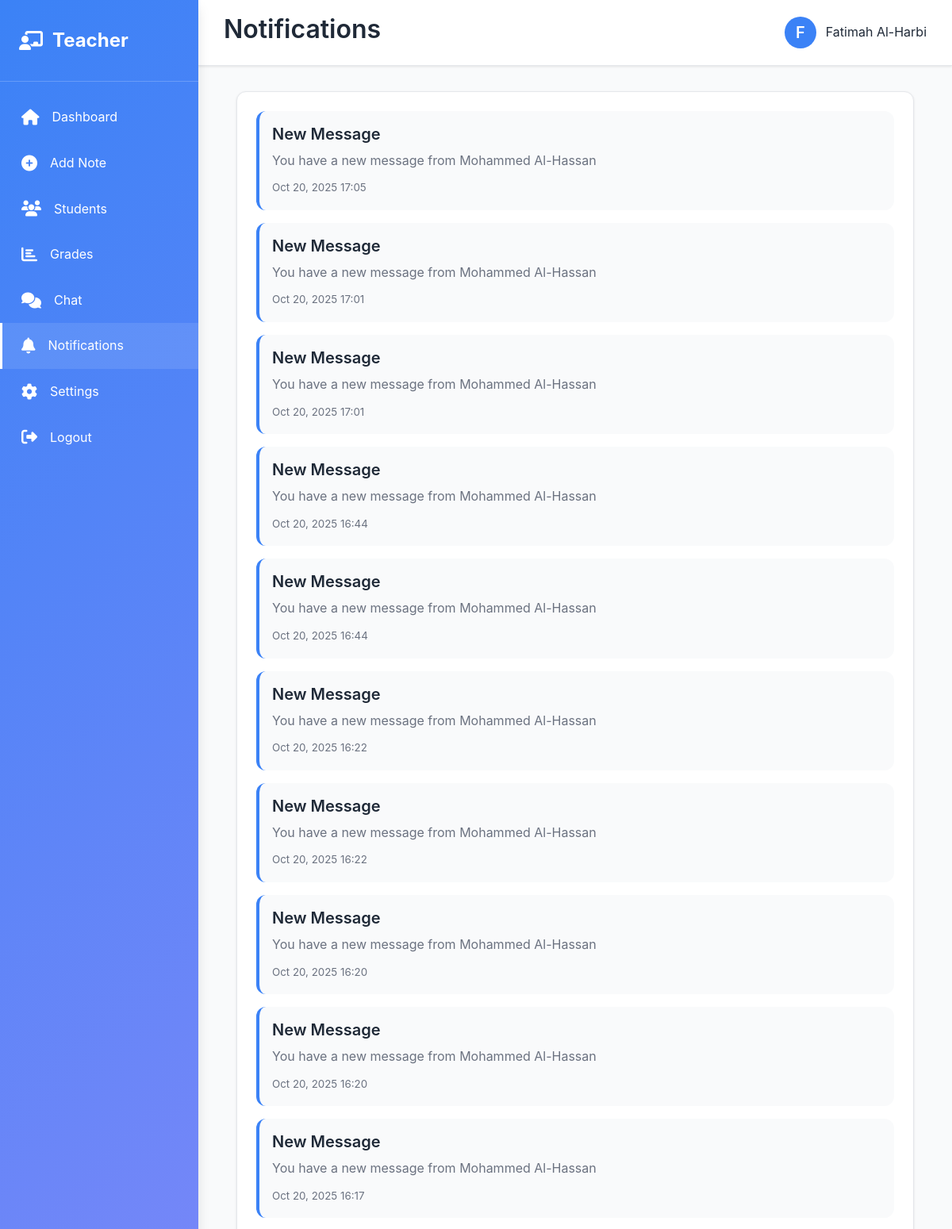
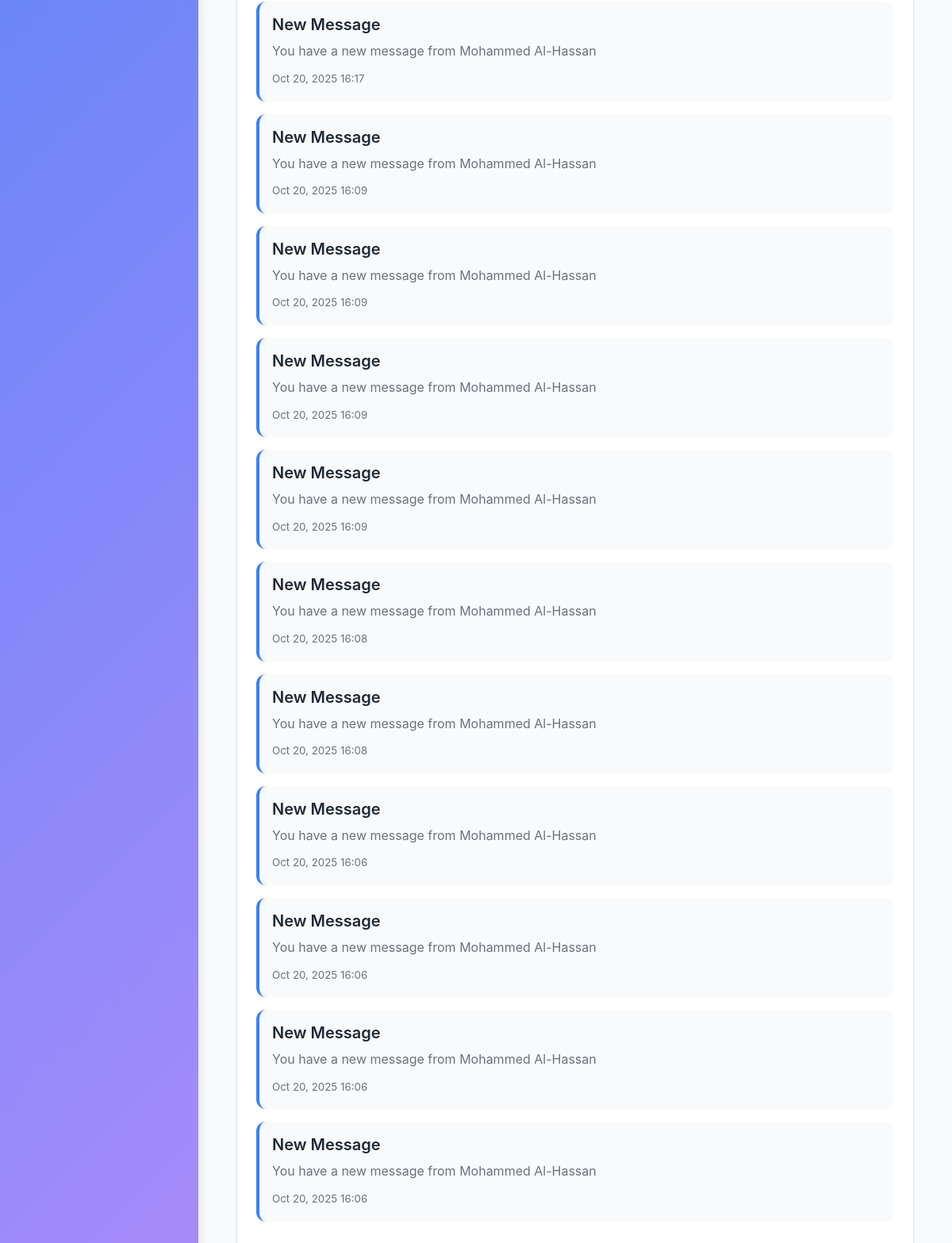
Page /teacher/notifications.php (signed in) on the committed database (2 pictures, top to bottom).
### tables this page shows
CREATE TABLE `notifications` (
  `id` int(11) NOT NULL,
  `user_id` int(11) NOT NULL,
  `title` varchar(255) DEFAULT NULL,
  `message` text DEFAULT NULL,
  `type` varchar(50) DEFAULT NULL,
  `related_id` int(11) DEFAULT NULL,
  `is_read` tinyint(4) DEFAULT 0,
  `created_at` timestamp NOT NULL DEFAULT current_timestamp()
);

### includes/functions.php (called while the page is built, shortened)
<?php
function getNotifications($user_id, $conn, $limit = 10) {
    $query = "SELECT * FROM notifications WHERE user_id = ? ORDER BY created_at DESC LIMIT ?";
    $stmt = $conn->prepare($query);
    $stmt->bind_param("ii", $user_id, $limit);
    $stmt->execute();
    $result = $stmt->get_result();
    $notifications = [];
    while ($row = $result->fetch_assoc()) {
        $notifications[] = $row;
    }
    return $notifications;
}
function formatDateTime($datetime) {
    return date('M d, Y H:i', strtotime($datetime));
}
?>

### teacher/notifications.php (the view, shortened to what this page needs)
<?php session_start(); require_once '../includes/db_config.php'; require_once '../includes/functions.php'; requireLogin(); if ($_SESSION['role'] !== 'teacher') { header("Location: /student_portal/index.php"); exit(); } $user_id = $_SESSION['user_id']; $full_name = $_SESSION['full_name']; $notifications = getNotifications($user_id, $conn, 100); ?>
<!DOCTYPE html>
<html lang="en">
<head>
    <link rel="stylesheet" href="/student_portal/assets/css/style.css">
    <link rel="stylesheet" href="https://cdnjs.cloudflare.com/ajax/libs/font-awesome/6.4.0/css/all.min.css">
</head>
<body>
    <div class="dashboard-container">
        <aside class="sidebar">
            <div class="sidebar-logo"><i class="fa-solid fa-chalkboard-user"></i>
                <span>Teacher</span>
            </div>
            <nav>
                <ul class="sidebar-menu">
                    <li><a href="/student_portal/teacher/dashboard.php"><i class="fas fa-home"></i> Dashboard</a></li>
                    <li><a href="/student_portal/teacher/add_note.php"><i class="fas fa-plus-circle"></i> Add Note</a></li>
                    <li><a href="/student_portal/teacher/students.php"><i class="fas fa-users"></i> Students</a></li>
                    <li><a href="/student_portal/teacher/grades.php"><i class="fas fa-chart-bar"></i> Grades</a></li>
                    <li><a href="/student_portal/teacher/chat.php"><i class="fas fa-comments"></i> Chat</a></li>
                    <li><a href="/student_portal/teacher/notifications.php" class="active"><i class="fas fa-bell"></i> Notifications</a></li>
                    <li><a href="/student_portal/teacher/settings.php"><i class="fas fa-cog"></i> Settings</a></li>
                    <li><a href="/student_portal/logout.php"><i class="fas fa-sign-out-alt"></i> Logout</a></li>
                </ul>
            </nav>
        </aside>
        <div class="main-content">
            <header class="header">
                <div class="header-left"><h2>Notifications</h2></div>
                <div class="header-right"><div class="user-profile"><div class="profile-picture"><?php echo strtoupper(substr($full_name, 0, 1)); ?></div><span><?php echo htmlspecialchars($full_name); ?></span></div></div>
            </header>
            <div class="content">
                <div class="container">
                    <div class="card">
                        <div class="card-body">
                            <?php if (!empty($notifications)): ?>
                                <div style="display: flex; flex-direction: column; gap: 1rem;">
                                    <?php foreach ($notifications as $notif): ?>
                                        <div style="padding: 1rem; background-color: var(--background-color); border-radius: var(--border-radius); border-left: 4px solid var(--primary-color);">
                                            <h4 style="margin: 0;"><?php echo htmlspecialchars($notif['title']); ?></h4>
                                            <p style="margin: 0.5rem 0; color: var(--text-light);"><?php echo htmlspecialchars($notif['message']); ?></p>
                                            <small style="color: var(--text-light);"><?php echo formatDateTime($notif['created_at']); ?></small>
                                        </div>
                                    <?php endforeach; ?>
                                </div>
                            <?php else: ?>
                                <p style="text-align: center; color: var(--text-light);">No notifications</p>
                            <?php endif; ?>
                        </div>
                    </div>
                </div>
            </div>
        </div>
    </div>
</body>
</html>

### assets/css/style.css (style rules this page uses)
:root { --primary-color: #3B82F6; --secondary-color: #A78BFA; --background-color: #F9FAFB; --text-color: #1F2937; --text-light: #6B7280; --border-color: #E5E7EB; --success-color: #10B981; --warning-color: #F59E0B; --danger-color: #EF4444; --shadow: 0 1px 3px rgba(0, 0, 0, 0.1); --shadow-md: 0 4px 6px rgba(0, 0, 0, 0.1); --shadow-lg: 0 10px 15px rgba(0, 0, 0, 0.1); --border-radius: 12px; --transition: all 0.3s ease; }
* { margin: 0; padding: 0; box-sizing: border-box; }
html, body { height: 100%; }
body { font-family: 'Poppins', -apple-system, BlinkMacSystemFont, 'Segoe UI', sans-serif; background-color: var(--background-color); color: var(--text-color); line-height: 1.6; }
h1, h2, h3, h4, h5, h6 { font-weight: 600; line-height: 1.3; margin-bottom: 0.5rem; }
h2 { font-size: 2rem; }
h4 { font-size: 1.25rem; }
p { margin-bottom: 1rem; color: var(--text-light); }
a { color: var(--primary-color); text-decoration: none; transition: var(--transition); }
.card { background-color: white; border-radius: var(--border-radius); box-shadow: var(--shadow); padding: 1.5rem; transition: var(--transition); border: 1px solid var(--border-color); }
.card-body { margin-bottom: 1rem; }
.dashboard-container { display: flex; height: 100vh; overflow: hidden; }
.sidebar { width: 250px; background: linear-gradient(135deg, var(--primary-color) 0%, var(--secondary-color) 100%); color: white; padding: 2rem 0; overflow-y: auto; box-shadow: var(--shadow-lg); position: fixed; height: 100vh; left: 0; top: 0; z-index: 1000; }
.sidebar-logo { padding: 0 1.5rem 2rem; display: flex; align-items: center; gap: 0.75rem; font-size: 1.5rem; font-weight: 700; margin-bottom: 1rem; border-bottom: 1px solid rgba(255, 255, 255, 0.2); }
.sidebar-menu { list-style: none; }
.sidebar-menu li { margin: 0; }
.sidebar-menu a { display: flex; align-items: center; gap: 1rem; padding: 1rem 1.5rem; color: white; text-decoration: none; transition: var(--transition); border-left: 3px solid transparent; }
.sidebar-menu a:hover, .sidebar-menu a.active { background-color: rgba(255, 255, 255, 0.1); border-left-color: white; }
.sidebar-menu i { font-size: 1.25rem; }
.main-content { margin-left: 250px; flex: 1; display: flex; flex-direction: column; overflow: hidden; }
.header { background-color: white; border-bottom: 1px solid var(--border-color); padding: 1rem 2rem; display: flex; justify-content: space-between; align-items: center; box-shadow: var(--shadow); }
.header-left { display: flex; align-items: center; gap: 1rem; }
.header-right { display: flex; align-items: center; gap: 1.5rem; }
.user-profile { display: flex; align-items: center; gap: 0.75rem; }
.profile-picture { width: 40px; height: 40px; border-radius: 50%; background-color: var(--primary-color); display: flex; align-items: center; justify-content: center; color: white; font-weight: 600; font-size: 1.25rem; }
.content { flex: 1; overflow-y: auto; padding: 2rem; }
.container { max-width: 1200px; margin: 0 auto; padding: 0 1rem; }

### rows in the picture
notifications: title "New Message", message "You have a new message from Mohammed Al-Hassan", created_at "Oct 20, 2025 17:05"
notifications: title "New Message", message "You have a new message from Mohammed Al-Hassan", created_at "Oct 20, 2025 17:01"
notifications: title "New Message", message "You have a new message from Mohammed Al-Hassan", created_at "Oct 20, 2025 17:01"
notifications: title "New Message", message "You have a new message from Mohammed Al-Hassan", created_at "Oct 20, 2025 16:44"
notifications: title "New Message", message "You have a new message from Mohammed Al-Hassan", created_at "Oct 20, 2025 16:44"
notifications: title "New Message", message "You have a new message from Mohammed Al-Hassan", created_at "Oct 20, 2025 16:22"
notifications: title "New Message", message "You have a new message from Mohammed Al-Hassan", created_at "Oct 20, 2025 16:22"
notifications: title "New Message", message "You have a new message from Mohammed Al-Hassan", created_at "Oct 20, 2025 16:20"
notifications: title "New Message", message "You have a new message from Mohammed Al-Hassan", created_at "Oct 20, 2025 16:20"
notifications: title "New Message", message "You have a new message from Mohammed Al-Hassan", created_at "Oct 20, 2025 16:17"
notifications: title "New Message", message "You have a new message from Mohammed Al-Hassan", created_at "Oct 20, 2025 16:17"
notifications: title "New Message", message "You have a new message from Mohammed Al-Hassan", created_at "Oct 20, 2025 16:09"
notifications: title "New Message", message "You have a new message from Mohammed Al-Hassan", created_at "Oct 20, 2025 16:09"
notifications: title "New Message", message "You have a new message from Mohammed Al-Hassan", created_at "Oct 20, 2025 16:09"
notifications: title "New Message", message "You have a new message from Mohammed Al-Hassan", created_at "Oct 20, 2025 16:09"
notifications: title "New Message", message "You have a new message from Mohammed Al-Hassan", created_at "Oct 20, 2025 16:08"
notifications: title "New Message", message "You have a new message from Mohammed Al-Hassan", created_at "Oct 20, 2025 16:08"
notifications: title "New Message", message "You have a new message from Mohammed Al-Hassan", created_at "Oct 20, 2025 16:06"
notifications: title "New Message", message "You have a new message from Mohammed Al-Hassan", created_at "Oct 20, 2025 16:06"
notifications: title "New Message", message "You have a new message from Mohammed Al-Hassan", created_at "Oct 20, 2025 16:06"
notifications: title "New Message", message "You have a new message from Mohammed Al-Hassan", created_at "Oct 20, 2025 16:06"

### other values in the picture
substr($full_name, 0, 1) "F"
$full_name "Fatimah Al-Harbi"
